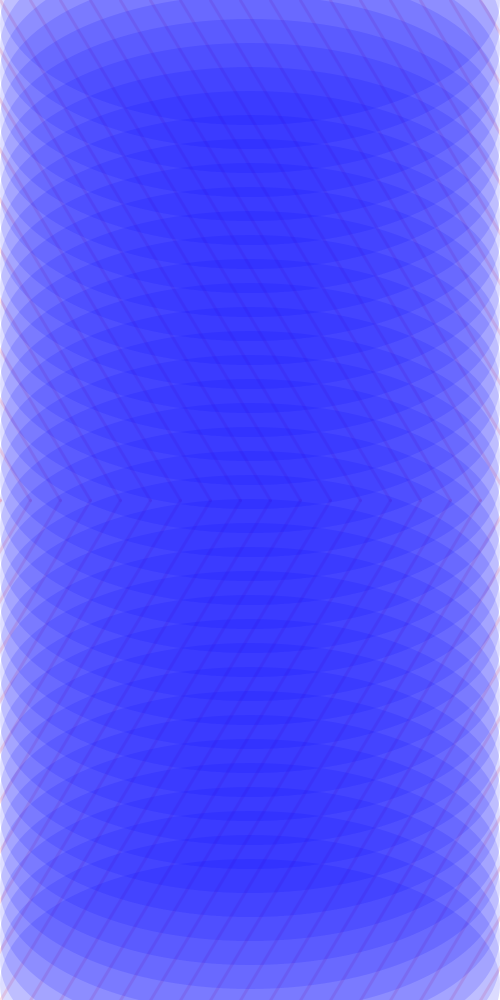
Frame 1 (no input)
Frame 60 (the mouse pressed at the canvas centre just before this capture): identical to frame 1, image omitted
Frame 120 (the mouse held since frame 60 and released just before this capture): identical to frame 1, image omitted

The Processing sketch that drew this single still picture (run headless with seeded random() and noise(); from frame 60 on, the mouse is pressed at the canvas centre):

// Processing sketch: processing_32521
// ── processing_32521.pde

//import processing.pdf.*;

int circleX = 250;
int circleY = 0;
int circlesize = 100;



void setup(){
  size (500,1000);
 // beginRecord(PDF, "pattern1.pdf");
  background(255);
  smooth();
  stroke(255,0,0, 30);
  strokeWeight(3);
fill(0,0,255);
 
}
void draw(){
  
  int x = 30;
  int y = 0;
  
  while (y<250){
    line ((y-10) * x,0,y*x, 500);
    y = y + 1;   
  }   
  
    int xx = 30;
  int yy = -10;
  
  while (yy<500){
    line ((yy+10) * xx,500,yy*xx, 1000);
    yy = yy + 1; 
  }  
  
  noStroke();
  fill(0,0,255, 35);
  
  while(circleY<1000){
ellipse(circleX, circleY , 500,250);
circleY = circleY + 24;
  if (circleX>500){
    circleX = 0;
    circleY = circleY + 250;
}
  }
  /*endRecord();
  exit();
*/}
